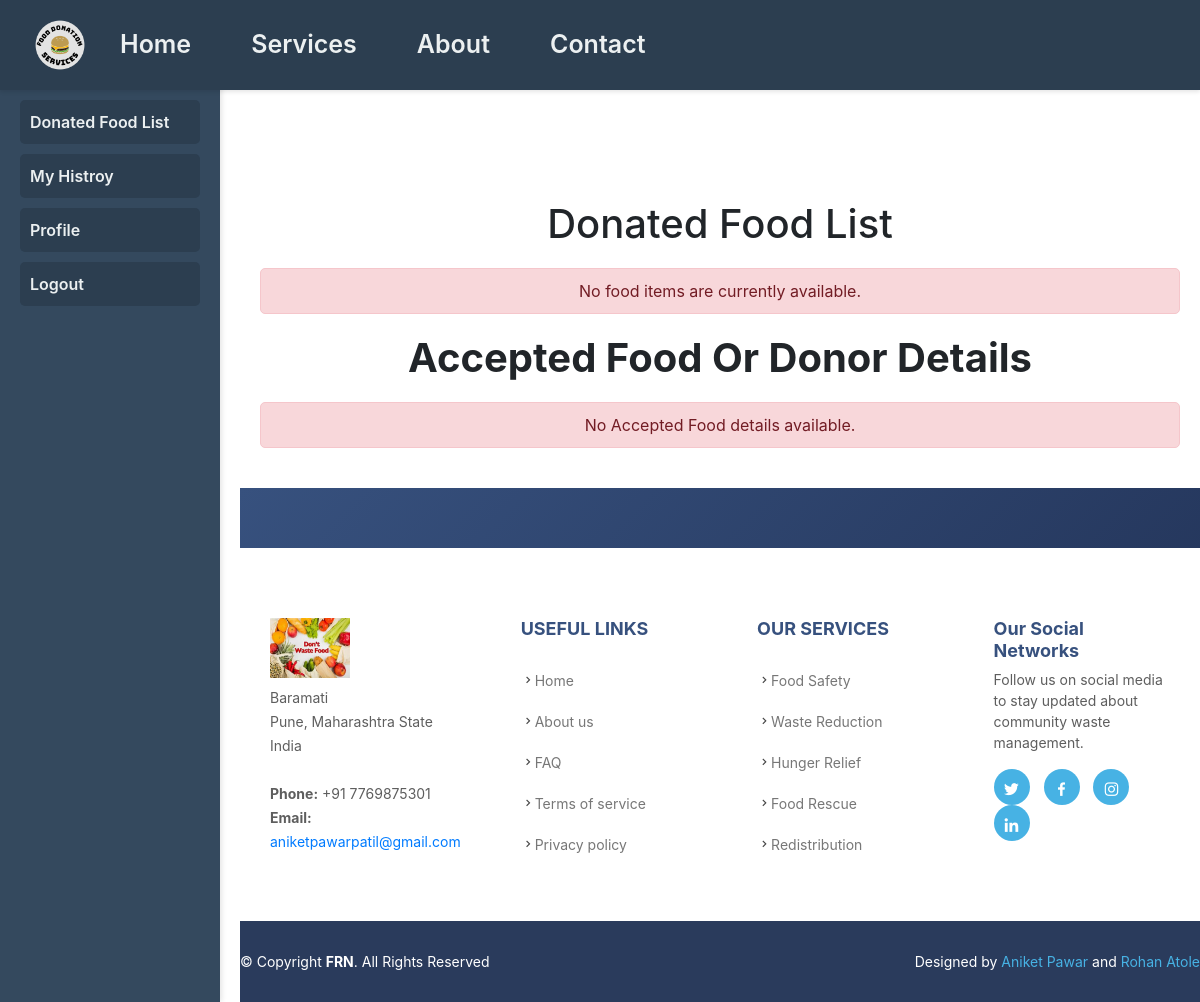
The app's page /charity/charity_dash.php (signed in), older data.
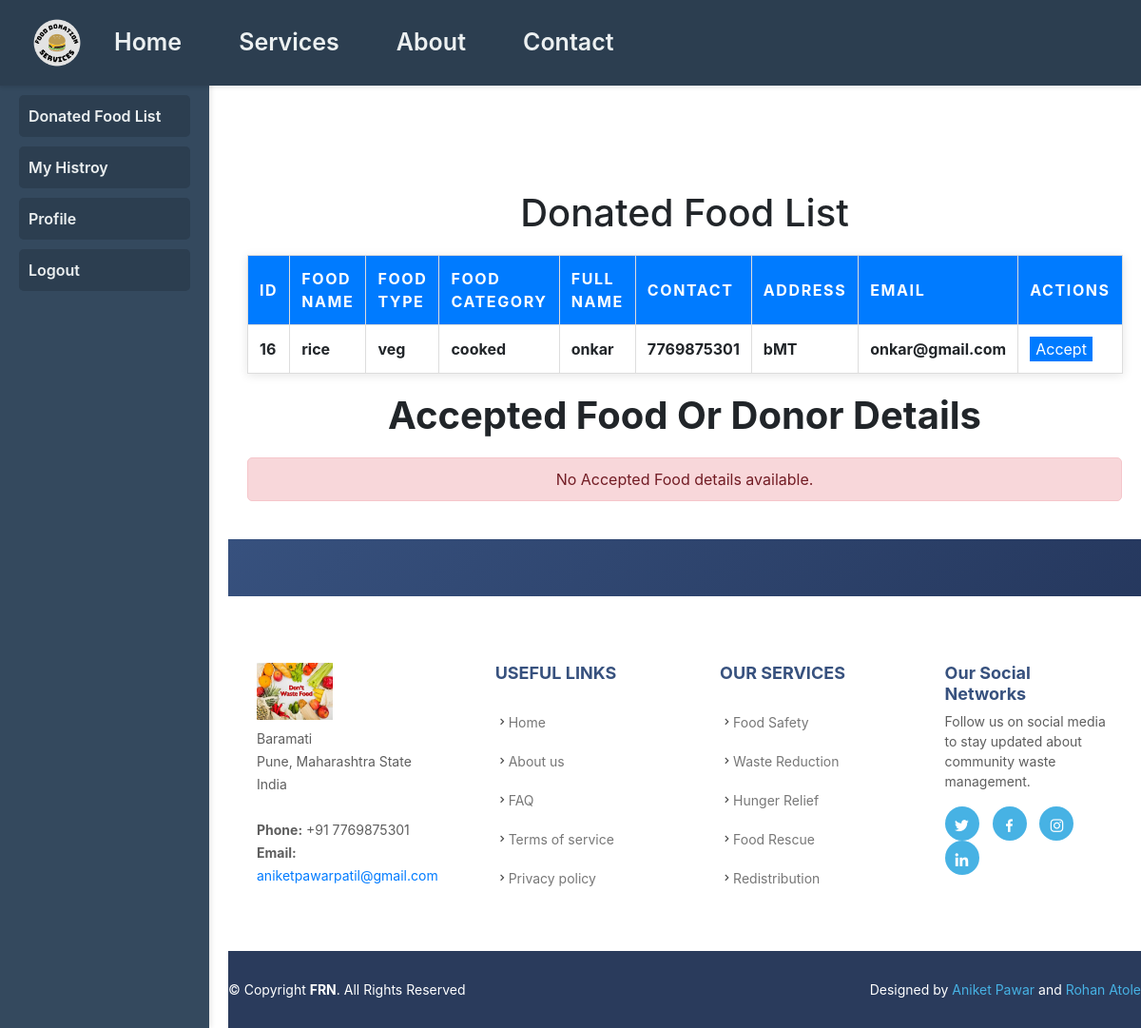
The same page, newer data.
### tables this page shows
CREATE TABLE `food` (
  `id` int(11) NOT NULL,
  `food_name` varchar(255) NOT NULL,
  `food_type` enum('veg','non-veg') NOT NULL,
  `food_category` enum('raw','cooked','packed') NOT NULL,
  `date` datetime NOT NULL DEFAULT current_timestamp(),
  `donor_id` int(11) NOT NULL,
  `status` enum('pending','accepted','assigned','rejected') NOT NULL DEFAULT 'pending',
  `charity_id` int(11) NOT NULL
);

CREATE TABLE `donor` (
  `id` int(11) NOT NULL,
  `full_name` varchar(255) NOT NULL,
  `address` varchar(255) NOT NULL,
  `email` varchar(255) NOT NULL,
  `gender` enum('male','female') NOT NULL,
  `contact` varchar(20) NOT NULL,
  `username` varchar(50) NOT NULL,
  `password` varchar(255) NOT NULL,
  `created_at` timestamp NOT NULL DEFAULT current_timestamp()
);

### charity/charity_dash.php (the view, shortened to what this page needs)
<?php
@include 'header.php';
@include 'conn1.php';
$message1 = '';
$result = $conn->query("SELECT f.id AS food_id, food_name, food_type, food_category,
                               full_name, contact, address, email
                        FROM food f
                        JOIN donor d ON f.donor_id = d.id WHERE status ='accepted'");
if ($result->num_rows == 0) {
    $message1 = "No food items are currently available.";
}
$donations = [];
?>
<!DOCTYPE html>
<html lang="en">
<head>
</head>
<body>
    <main class="bgimg">
        <h1>Donated Food List</h1>
        <?php if ($message1): ?>
            <div class="message1" id="message1">
                <?php echo $message1; ?>
            </div>
        <?php endif; ?>
        <?php if ($result->num_rows > 0): ?>
        <table>
            <thead>
                <tr>
                    <th>ID</th>
                    <th>Food Name</th>
                    <th>Food Type</th>
                    <th>Food Category</th>
                    <th>Full Name</th>
                    <th>Contact</th>
                    <th>Address</th>
                    <th>Email</th>
                    <th>Actions</th>
                </tr>
            </thead>
            <tbody>
                <?php while ($row = $result->fetch_assoc()): ?>
                <tr>
                    <td><strong><?php echo $row['food_id']; ?></strong></td>
                    <td><strong><?php echo $row['food_name']; ?></strong></td>
                    <td><strong><?php echo $row['food_type']; ?></strong></td>
                    <td><strong><?php echo $row['food_category']; ?></strong></td>
                    <td><strong><?php echo $row['full_name']; ?></strong></td>
                    <td><strong><?php echo $row['contact']; ?></strong></td>
                    <td><strong><?php echo $row['address']; ?></strong></td>
                    <td><strong><?php echo $row['email']; ?></strong></td>
                    <td>
                        <form method="POST" style="display:inline;">
                            <button type="submit" name="approve" onclick="return confirm('Are you sure you want to accept this food?');">Accept</button>
                        </form>
                    </td>
                </tr>
                <?php endwhile; ?>
            </tbody>
        </table>
        <?php endif; ?>
        <h1><strong>Accepted Food Or Donor Details</strong></h1>
        <?php if (count($donations) > 0): ?>
            <table>
                <thead>
                    <tr>
                        <th>Food Name</th>
                        <th>Food Type</th>
                        <th>Food Category</th>
                        <th>Donor Name</th>
                        <th>Contact</th>
                        <th>Address</th>
                        <th>Email</th>
                        <th>Date</th>
                    </tr>
                </thead>
                <tbody>
                    <?php foreach ($donations as $donation): ?>
                        <tr>
                            <td><?php echo htmlspecialchars($donation['food_name']); ?></td>
                            <td><?php echo htmlspecialchars($donation['food_type']); ?></td>
                            <td><?php echo htmlspecialchars($donation['food_category']); ?></td>
                            <td><?php echo htmlspecialchars($donation['full_name']); ?></td>
                            <td><?php echo htmlspecialchars($donation['contact']); ?></td>
                            <td><?php echo htmlspecialchars($donation['address']); ?></td>
                            <td><?php echo htmlspecialchars($donation['email']); ?></td>
                            <td><?php echo htmlspecialchars($donation['date']); ?></td>
                        </tr>
                    <?php endforeach; ?>
                </tbody>
            </table>
        <?php else: ?>
            <p class="message1">No Accepted Food details available.</p>
        <?php endif; ?>
    </main>
    <div class="footer">
    <?php @include'footer.php'; ?>
    </div>
</body>
</html>

Row changes from the older to the newer data that the page shows:
added food: id "16", food_name "rice", food_type "veg", food_category "cooked", donor.full_name "onkar", donor.contact "7769875301", donor.address "bMT", donor.email "onkar@gmail.com"
Text that changed along with them:
$message1: "No food items are currently available." → (not shown)
text now shown: "ID FOOD NAME FOOD TYPE FOOD CATEGORY FULL NAME CONTACT ADDRESS EMAIL ACTIONS"
